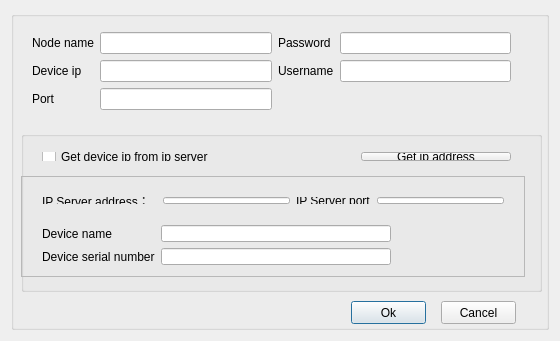
<?xml version="1.0" encoding="UTF-8"?>
<ui version="4.0">
 <class>AddNodeClass</class>
 <widget class="QDialog" name="AddNodeClass">
  <property name="geometry">
   <rect>
    <x>0</x>
    <y>0</y>
    <width>560</width>
    <height>341</height>
   </rect>
  </property>
  <property name="windowTitle">
   <string>AddNode</string>
  </property>
  <layout class="QGridLayout" name="gridLayout">
   <item row="0" column="0">
    <widget class="QGroupBox" name="groupBox">
     <property name="title">
      <string/>
     </property>
     <widget class="QPushButton" name="sure_pushButton">
      <property name="geometry">
       <rect>
        <x>340</x>
        <y>290</y>
        <width>75</width>
        <height>23</height>
       </rect>
      </property>
      <property name="text">
       <string>Ok</string>
      </property>
     </widget>
     <widget class="QPushButton" name="cancel_pushButton">
      <property name="geometry">
       <rect>
        <x>430</x>
        <y>290</y>
        <width>75</width>
        <height>23</height>
       </rect>
      </property>
      <property name="text">
       <string>Cancel</string>
      </property>
     </widget>
     <widget class="QGroupBox" name="groupBox_2">
      <property name="geometry">
       <rect>
        <x>10</x>
        <y>120</y>
        <width>521</width>
        <height>161</height>
       </rect>
      </property>
      <property name="title">
       <string/>
      </property>
      <widget class="QFrame" name="m_pFrameIPServer">
       <property name="geometry">
        <rect>
         <x>0</x>
         <y>45</y>
         <width>504</width>
         <height>101</height>
        </rect>
       </property>
       <property name="frameShape">
        <enum>QFrame::StyledPanel</enum>
       </property>
       <property name="frameShadow">
        <enum>QFrame::Raised</enum>
       </property>
       <widget class="QWidget" name="layoutWidget1">
        <property name="geometry">
         <rect>
          <x>10</x>
          <y>38</y>
          <width>371</width>
          <height>62</height>
         </rect>
        </property>
        <layout class="QGridLayout" name="gridLayout_4">
         <item row="0" column="0">
          <widget class="QLabel" name="devcname_label">
           <property name="text">
            <string>Device name          </string>
           </property>
          </widget>
         </item>
         <item row="0" column="1">
          <widget class="QLineEdit" name="m_pEditDeviceName">
           <property name="maxLength">
            <number>32</number>
           </property>
          </widget>
         </item>
         <item row="1" column="0">
          <widget class="QLabel" name="devicemac_label">
           <property name="text">
            <string>Device serial number</string>
           </property>
          </widget>
         </item>
         <item row="1" column="1">
          <widget class="QLineEdit" name="m_pEditDeviceSerial">
           <property name="maxLength">
            <number>48</number>
           </property>
          </widget>
         </item>
        </layout>
       </widget>
       <widget class="QWidget" name="layoutWidget2">
        <property name="geometry">
         <rect>
          <x>10</x>
          <y>10</y>
          <width>484</width>
          <height>29</height>
         </rect>
        </property>
        <layout class="QGridLayout" name="gridLayout_3">
         <item row="0" column="0">
          <widget class="QLabel" name="getipaddrs_label">
           <property name="text">
            <string>IP Server address：  </string>
           </property>
          </widget>
         </item>
         <item row="0" column="1">
          <widget class="QLineEdit" name="m_pEditIPServerIP"/>
         </item>
         <item row="0" column="2">
          <widget class="QLabel" name="getipaddrport_label">
           <property name="text">
            <string>IP Server port</string>
           </property>
          </widget>
         </item>
         <item row="0" column="3">
          <widget class="QLineEdit" name="m_pEditIPServerPort"/>
         </item>
        </layout>
       </widget>
      </widget>
      <widget class="QWidget" name="layoutWidget3">
       <property name="geometry">
        <rect>
         <x>10</x>
         <y>10</y>
         <width>491</width>
         <height>31</height>
        </rect>
       </property>
       <layout class="QHBoxLayout" name="horizontalLayout">
        <item>
         <widget class="QCheckBox" name="m_pCheckBoxIPserver">
          <property name="text">
           <string>Get device ip from ip server</string>
          </property>
         </widget>
        </item>
        <item>
         <widget class="QPushButton" name="m_pBtnGetDeviceIP">
          <property name="maximumSize">
           <size>
            <width>150</width>
            <height>16777215</height>
           </size>
          </property>
          <property name="text">
           <string>Get ip address</string>
          </property>
         </widget>
        </item>
       </layout>
      </widget>
     </widget>
     <widget class="QWidget" name="layoutWidget4">
      <property name="geometry">
       <rect>
        <x>10</x>
        <y>10</y>
        <width>501</width>
        <height>101</height>
       </rect>
      </property>
      <layout class="QGridLayout" name="gridLayout_2">
       <item row="0" column="0">
        <widget class="QLabel" name="nodename_label">
         <property name="text">
          <string>Node name</string>
         </property>
        </widget>
       </item>
       <item row="0" column="1">
        <widget class="QLineEdit" name="nodename_lineEdit"/>
       </item>
       <item row="0" column="2">
        <widget class="QLabel" name="usrname_label">
         <property name="text">
          <string>Password</string>
         </property>
        </widget>
       </item>
       <item row="0" column="3">
        <widget class="QLineEdit" name="passwd_lineEdit"/>
       </item>
       <item row="1" column="0">
        <widget class="QLabel" name="ip_label">
         <property name="text">
          <string>Device ip</string>
         </property>
        </widget>
       </item>
       <item row="1" column="1">
        <widget class="QLineEdit" name="ip_lineEdit"/>
       </item>
       <item row="1" column="2">
        <widget class="QLabel" name="passwd_label">
         <property name="text">
          <string>Username</string>
         </property>
        </widget>
       </item>
       <item row="1" column="3">
        <widget class="QLineEdit" name="usrname_lineEdit"/>
       </item>
       <item row="2" column="0">
        <widget class="QLabel" name="port_label">
         <property name="text">
          <string>Port</string>
         </property>
        </widget>
       </item>
       <item row="2" column="1">
        <widget class="QLineEdit" name="port_lineEdit"/>
       </item>
      </layout>
     </widget>
    </widget>
   </item>
  </layout>
 </widget>
 <layoutdefault spacing="6" margin="11"/>
 <resources/>
 <connections/>
</ui>
